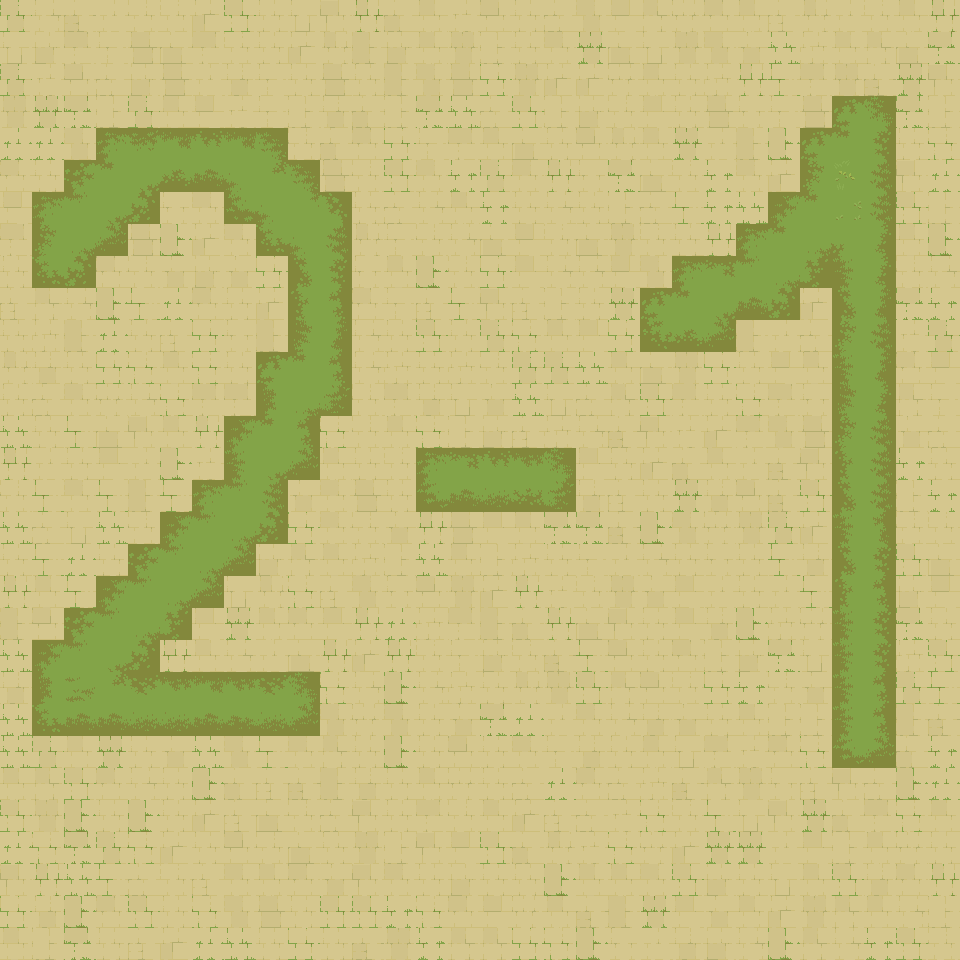

This is a level from a 2D game, rendered from its Tiled map with the project's own tilesets. A one-line summary and the map file follow, with tile-layer data summarised:
An orthogonal 30x30 tile map with 32x32 px tiles, 4 tile layers (ground, water, walls-1-2-3-4, walls-5-6-7-8), 18 tilesets and 810 objects (810x water).

<map version="1.10" tiledversion="1.10.1" orientation="orthogonal" renderorder="right-down" width="30" height="30" tilewidth="32" tileheight="32" infinite="0" nextlayerid="17" nextobjectid="862">
 <properties>
  <property name="AutomappingRadius" type="int" value="4" />
 </properties>
 <tileset firstgid="1" source="Terrain - Ancient Ruins.tsx" />
 <tileset firstgid="2210" source="Ancient Ruins-Tileset - wall 1.tsx" />
 <tileset firstgid="2450" source="Ancient Ruins-Tileset - wall 3.tsx" />
 <tileset firstgid="2690" source="Ancient Ruins-Tileset - wall 4.tsx" />
 <tileset firstgid="2930" source="Ancient Ruins-Tileset - wall 5.tsx" />
 <tileset firstgid="3170" source="Ancient Ruins-Tileset - wall 6.tsx" />
 <tileset firstgid="3410" source="Ancient Ruins-Tileset - wall 7.tsx" />
 <tileset firstgid="3650" source="Ancient Ruins-Tileset - wall 8.tsx" />
 <tileset firstgid="3890" source="Ancient Ruins-Animated Terrains-16 frames.tsx" />
 <tileset firstgid="6230" source="Ancient Ruins-Animated Terrains-16 frames-with transparency.tsx" />
 <tileset firstgid="8570" source="Ancient Ruins-Animated Terrains-8 frames.tsx" />
 <tileset firstgid="9527" source="Ancient Ruins-Animated Terrains-8 frames-with transparency.tsx" />
 <tileset firstgid="10484" source="Ancient Ruins-Animated Terrains2-16 frames.tsx" />
 <tileset firstgid="12824" source="Ancient Ruins-Animated Terrains2-8 frames.tsx" />
 <tileset firstgid="13781" source="Ancient Ruins-Animated Terrains2-8 frames-with transparency.tsx" />
 <tileset firstgid="14738" source="Ancient Ruins-Animated Terrains2-16 frames-with transparency.tsx" />
 <tileset firstgid="17078" source="Ancient Ruins-Tileset-Terrain2.tsx" />
 <tileset firstgid="21108" source="Ancient Ruins-Tileset - wall 2.tsx" />
 <layer id="13" name="ground" width="30" height="30">
  <data>[900 cells, 900 non-empty, 102 distinct tile ids]</data>
 </layer>
 <layer id="15" name="water" width="30" height="30">
  <data>[900 cells, 0 non-empty, 0 distinct tile ids]</data>
 </layer>
 <layer id="1" name="walls-1-2-3-4" width="30" height="30">
  <data>[900 cells, 0 non-empty, 0 distinct tile ids]</data>
 </layer>
 <layer id="6" name="walls-5-6-7-8" width="30" height="30">
  <data>[900 cells, 0 non-empty, 0 distinct tile ids]</data>
 </layer>
 <objectgroup id="16" name="objects">
  <object id="52" name="water" x="0" y="0" width="32" height="32" />
  <object id="53" name="water" x="32" y="0" width="32" height="32" />
  <object id="54" name="water" x="0" y="32" width="32" height="32" />
  <object id="55" name="water" x="32" y="32" width="32" height="32" />
  <object id="56" name="water" x="64" y="0" width="32" height="32" />
  <object id="57" name="water" x="64" y="32" width="32" height="32" />
  <object id="58" name="water" x="0" y="64" width="32" height="32" />
  <object id="59" name="water" x="32" y="64" width="32" height="32" />
  <object id="60" name="water" x="64" y="64" width="32" height="32" />
  <object id="61" name="water" x="96" y="0" width="32" height="32" />
  <object id="62" name="water" x="96" y="32" width="32" height="32" />
  <object id="63" name="water" x="96" y="64" width="32" height="32" />
  <object id="64" name="water" x="128" y="0" width="32" height="32" />
  <object id="65" name="water" x="128" y="32" width="32" height="32" />
  <object id="66" name="water" x="128" y="64" width="32" height="32" />
  <object id="67" name="water" x="160" y="0" width="32" height="32" />
  <object id="68" name="water" x="192" y="0" width="32" height="32" />
  <object id="69" name="water" x="160" y="32" width="32" height="32" />
  <object id="70" name="water" x="192" y="32" width="32" height="32" />
  <object id="71" name="water" x="224" y="0" width="32" height="32" />
  <object id="72" name="water" x="224" y="32" width="32" height="32" />
  <object id="73" name="water" x="160" y="64" width="32" height="32" />
  <object id="74" name="water" x="192" y="64" width="32" height="32" />
  <object id="75" name="water" x="224" y="64" width="32" height="32" />
  <object id="76" name="water" x="256" y="0" width="32" height="32" />
  <object id="77" name="water" x="256" y="32" width="32" height="32" />
  <object id="78" name="water" x="256" y="64" width="32" height="32" />
  <object id="79" name="water" x="288" y="0" width="32" height="32" />
  <object id="80" name="water" x="288" y="32" width="32" height="32" />
  <object id="81" name="water" x="288" y="64" width="32" height="32" />
  <object id="82" name="water" x="0" y="96" width="32" height="32" />
  <object id="83" name="water" x="32" y="96" width="32" height="32" />
  <object id="84" name="water" x="0" y="128" width="32" height="32" />
  <object id="85" name="water" x="32" y="128" width="32" height="32" />
  <object id="86" name="water" x="64" y="96" width="32" height="32" />
  <object id="87" name="water" x="64" y="128" width="32" height="32" />
  <object id="88" name="water" x="0" y="160" width="32" height="32" />
  <object id="89" name="water" x="32" y="160" width="32" height="32" />
  <object id="90" name="water" x="64" y="160" width="32" height="32" />
  <object id="91" name="water" x="96" y="96" width="32" height="32" />
  <object id="92" name="water" x="96" y="128" width="32" height="32" />
  <object id="93" name="water" x="96" y="160" width="32" height="32" />
  <object id="94" name="water" x="128" y="96" width="32" height="32" />
  <object id="95" name="water" x="128" y="128" width="32" height="32" />
  <object id="96" name="water" x="128" y="160" width="32" height="32" />
  <object id="97" name="water" x="160" y="96" width="32" height="32" />
  <object id="98" name="water" x="192" y="96" width="32" height="32" />
  <object id="99" name="water" x="160" y="128" width="32" height="32" />
  <object id="100" name="water" x="192" y="128" width="32" height="32" />
  <object id="101" name="water" x="224" y="96" width="32" height="32" />
  <object id="102" name="water" x="224" y="128" width="32" height="32" />
  <object id="103" name="water" x="160" y="160" width="32" height="32" />
  <object id="104" name="water" x="192" y="160" width="32" height="32" />
  <object id="105" name="water" x="224" y="160" width="32" height="32" />
  <object id="106" name="water" x="256" y="96" width="32" height="32" />
  <object id="107" name="water" x="256" y="128" width="32" height="32" />
  <object id="108" name="water" x="256" y="160" width="32" height="32" />
  <object id="109" name="water" x="288" y="96" width="32" height="32" />
  <object id="110" name="water" x="288" y="128" width="32" height="32" />
  <object id="111" name="water" x="288" y="160" width="32" height="32" />
  <object id="112" name="water" x="0" y="192" width="32" height="32" />
  <object id="113" name="water" x="32" y="192" width="32" height="32" />
  <object id="114" name="water" x="0" y="224" width="32" height="32" />
  <object id="115" name="water" x="32" y="224" width="32" height="32" />
  <object id="116" name="water" x="64" y="192" width="32" height="32" />
  <object id="117" name="water" x="64" y="224" width="32" height="32" />
  <object id="118" name="water" x="0" y="256" width="32" height="32" />
  <object id="119" name="water" x="32" y="256" width="32" height="32" />
  <object id="120" name="water" x="64" y="256" width="32" height="32" />
  <object id="121" name="water" x="96" y="192" width="32" height="32" />
  </objectgroup>
</map>
<!-- 740 of 810 objects omitted -->
